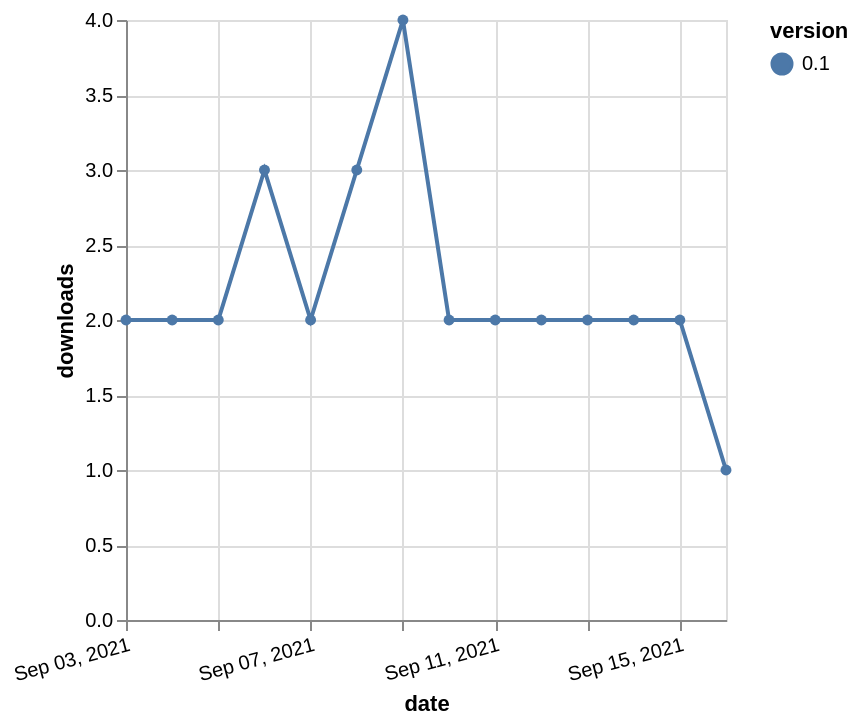

Express this chart as Vega-Lite.
### Vega-Lite specification from a JSON file in a GitHub repository (floating-point values rounded to 4 significant figures)
{"$schema": "https://vega.github.io/schema/vega-lite/v5.json", "description": "A simple bar chart with embedded data.", "data": {"values": [{"date": "2021-09-03", "total": 3219, "delta": 2, "version": "0.1"}, {"date": "2021-09-04", "total": 3221, "delta": 2, "version": "0.1"}, {"date": "2021-09-05", "total": 3223, "delta": 2, "version": "0.1"}, {"date": "2021-09-06", "total": 3226, "delta": 3, "version": "0.1"}, {"date": "2021-09-07", "total": 3228, "delta": 2, "version": "0.1"}, {"date": "2021-09-08", "total": 3231, "delta": 3, "version": "0.1"}, {"date": "2021-09-09", "total": 3235, "delta": 4, "version": "0.1"}, {"date": "2021-09-10", "total": 3237, "delta": 2, "version": "0.1"}, {"date": "2021-09-11", "total": 3239, "delta": 2, "version": "0.1"}, {"date": "2021-09-12", "total": 3241, "delta": 2, "version": "0.1"}, {"date": "2021-09-13", "total": 3243, "delta": 2, "version": "0.1"}, {"date": "2021-09-14", "total": 3245, "delta": 2, "version": "0.1"}, {"date": "2021-09-15", "total": 3247, "delta": 2, "version": "0.1"}, {"date": "2021-09-16", "total": 3248, "delta": 1, "version": "0.1"}]}, "width": "container", "mark": {"type": "line", "point": {"filled": true}}, "encoding": {"x": {"field": "date", "type": "temporal", "timeUnit": "yearmonthdate", "title": "date", "axis": {"labelAngle": -15}}, "y": {"field": "delta", "type": "quantitative", "title": "downloads"}, "color": {"field": "version", "type": "nominal"}, "tooltip": {"field": "delta"}}}
